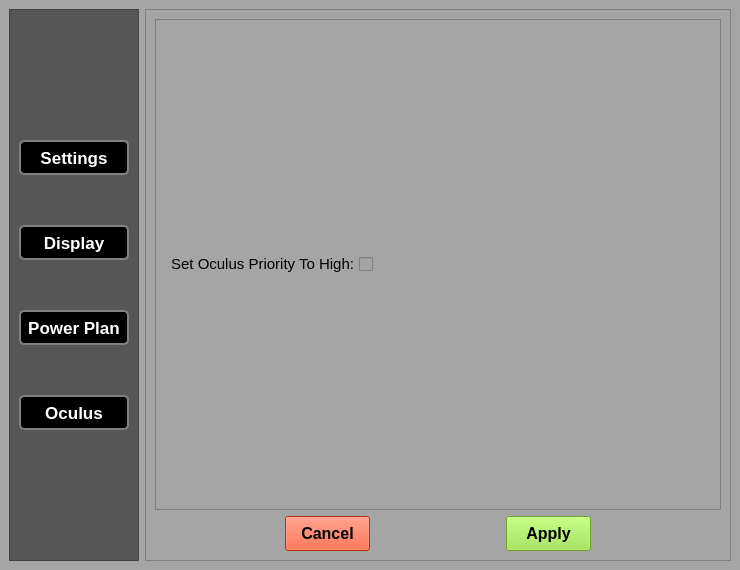
<?xml version="1.0" encoding="UTF-8"?>
<ui version="4.0">
 <class>MainWindow</class>
 <widget class="QMainWindow" name="MainWindow">
  <property name="geometry">
   <rect>
    <x>0</x>
    <y>0</y>
    <width>740</width>
    <height>570</height>
   </rect>
  </property>
  <property name="minimumSize">
   <size>
    <width>740</width>
    <height>570</height>
   </size>
  </property>
  <property name="maximumSize">
   <size>
    <width>740</width>
    <height>570</height>
   </size>
  </property>
  <property name="windowTitle">
   <string>Settings</string>
  </property>
  <property name="styleSheet">
   <string notr="true">background-color: rgb(165, 165, 165);</string>
  </property>
  <widget class="QWidget" name="centralwidget">
   <layout class="QGridLayout" name="gridLayout">
    <item row="0" column="1">
     <widget class="QFrame" name="frame">
      <property name="sizePolicy">
       <sizepolicy hsizetype="Expanding" vsizetype="Expanding">
        <horstretch>0</horstretch>
        <verstretch>0</verstretch>
       </sizepolicy>
      </property>
      <property name="frameShape">
       <enum>QFrame::StyledPanel</enum>
      </property>
      <property name="frameShadow">
       <enum>QFrame::Raised</enum>
      </property>
      <layout class="QGridLayout" name="gridLayout_2">
       <item row="1" column="1">
        <layout class="QHBoxLayout" name="horizontalLayout">
         <item>
          <widget class="QPushButton" name="cancelBtn">
           <property name="minimumSize">
            <size>
             <width>85</width>
             <height>35</height>
            </size>
           </property>
           <property name="maximumSize">
            <size>
             <width>85</width>
             <height>35</height>
            </size>
           </property>
           <property name="styleSheet">
            <string notr="true">background-color: rgb(255, 66, 19);
font-size:16px;
font-weight:600</string>
           </property>
           <property name="text">
            <string>Cancel</string>
           </property>
          </widget>
         </item>
         <item>
          <widget class="QPushButton" name="applyBtn">
           <property name="minimumSize">
            <size>
             <width>85</width>
             <height>35</height>
            </size>
           </property>
           <property name="maximumSize">
            <size>
             <width>85</width>
             <height>35</height>
            </size>
           </property>
           <property name="styleSheet">
            <string notr="true">background-color:rgb(150, 230, 60);
font-size:16px;
font-weight:600</string>
           </property>
           <property name="text">
            <string>Apply</string>
           </property>
          </widget>
         </item>
        </layout>
       </item>
       <item row="0" column="1">
        <widget class="QFrame" name="frame_2">
         <property name="sizePolicy">
          <sizepolicy hsizetype="Expanding" vsizetype="Expanding">
           <horstretch>0</horstretch>
           <verstretch>0</verstretch>
          </sizepolicy>
         </property>
         <property name="frameShape">
          <enum>QFrame::StyledPanel</enum>
         </property>
         <property name="frameShadow">
          <enum>QFrame::Raised</enum>
         </property>
         <layout class="QGridLayout" name="gridLayout_4">
          <item row="1" column="1">
           <spacer name="horizontalSpacer">
            <property name="orientation">
             <enum>Qt::Horizontal</enum>
            </property>
            <property name="sizeHint" stdset="0">
             <size>
              <width>40</width>
              <height>20</height>
             </size>
            </property>
           </spacer>
          </item>
          <item row="1" column="0">
           <widget class="QCheckBox" name="oculusPriorityCheckbox">
            <property name="sizePolicy">
             <sizepolicy hsizetype="Fixed" vsizetype="Fixed">
              <horstretch>0</horstretch>
              <verstretch>0</verstretch>
             </sizepolicy>
            </property>
            <property name="minimumSize">
             <size>
              <width>0</width>
              <height>0</height>
             </size>
            </property>
            <property name="baseSize">
             <size>
              <width>0</width>
              <height>0</height>
             </size>
            </property>
            <property name="font">
             <font>
              <pointsize>11</pointsize>
             </font>
            </property>
            <property name="layoutDirection">
             <enum>Qt::RightToLeft</enum>
            </property>
            <property name="text">
             <string>Set Oculus Priority To High:</string>
            </property>
            <property name="iconSize">
             <size>
              <width>64</width>
              <height>64</height>
             </size>
            </property>
           </widget>
          </item>
         </layout>
        </widget>
       </item>
      </layout>
     </widget>
    </item>
    <item row="0" column="0">
     <widget class="QScrollArea" name="scrollArea">
      <property name="sizePolicy">
       <sizepolicy hsizetype="Preferred" vsizetype="Expanding">
        <horstretch>0</horstretch>
        <verstretch>0</verstretch>
       </sizepolicy>
      </property>
      <property name="minimumSize">
       <size>
        <width>130</width>
        <height>0</height>
       </size>
      </property>
      <property name="styleSheet">
       <string notr="true">background-color: rgb(86, 86, 86);</string>
      </property>
      <property name="widgetResizable">
       <bool>true</bool>
      </property>
      <widget class="QWidget" name="scrollAreaWidgetContents">
       <property name="geometry">
        <rect>
         <x>0</x>
         <y>0</y>
         <width>128</width>
         <height>550</height>
        </rect>
       </property>
       <layout class="QVBoxLayout" name="verticalLayout_2">
        <item>
         <layout class="QVBoxLayout" name="verticalLayout">
          <property name="spacing">
           <number>50</number>
          </property>
          <item>
           <widget class="QPushButton" name="settingsBtn">
            <property name="minimumSize">
             <size>
              <width>0</width>
              <height>35</height>
             </size>
            </property>
            <property name="cursor">
             <cursorShape>PointingHandCursor</cursorShape>
            </property>
            <property name="styleSheet">
             <string notr="true">background-color: rgb(0, 0, 0);
color: rgb(255, 255, 255);
font-size:17px;
font-weight:800;
border: 2px solid grey;
border-radius: 5px;</string>
            </property>
            <property name="text">
             <string>Settings</string>
            </property>
           </widget>
          </item>
          <item>
           <widget class="QPushButton" name="displayBtn">
            <property name="sizePolicy">
             <sizepolicy hsizetype="Expanding" vsizetype="Fixed">
              <horstretch>0</horstretch>
              <verstretch>0</verstretch>
             </sizepolicy>
            </property>
            <property name="minimumSize">
             <size>
              <width>0</width>
              <height>35</height>
             </size>
            </property>
            <property name="font">
             <font>
              <pointsize>-1</pointsize>
              <weight>99</weight>
              <bold>true</bold>
             </font>
            </property>
            <property name="cursor">
             <cursorShape>PointingHandCursor</cursorShape>
            </property>
            <property name="styleSheet">
             <string notr="true">background-color: rgb(0, 0, 0);
color: rgb(255, 255, 255);
font-size:17px;
font-weight:800;
border: 2px solid grey;
border-radius: 5px;</string>
            </property>
            <property name="text">
             <string>Display</string>
            </property>
           </widget>
          </item>
          <item>
           <widget class="QPushButton" name="powerPlanBtn">
            <property name="minimumSize">
             <size>
              <width>0</width>
              <height>35</height>
             </size>
            </property>
            <property name="font">
             <font>
              <pointsize>-1</pointsize>
              <weight>99</weight>
              <bold>true</bold>
             </font>
            </property>
            <property name="cursor">
             <cursorShape>PointingHandCursor</cursorShape>
            </property>
            <property name="styleSheet">
             <string notr="true">background-color: rgb(0, 0, 0);
color: rgb(255, 255, 255);
font-size:17px;
font-weight:800;
border: 2px solid grey;
border-radius: 5px;</string>
            </property>
            <property name="text">
             <string>Power Plan</string>
            </property>
           </widget>
          </item>
          <item>
           <widget class="QPushButton" name="oculusBtn">
            <property name="minimumSize">
             <size>
              <width>0</width>
              <height>35</height>
             </size>
            </property>
            <property name="font">
             <font>
              <pointsize>-1</pointsize>
              <weight>99</weight>
              <bold>true</bold>
             </font>
            </property>
            <property name="cursor">
             <cursorShape>PointingHandCursor</cursorShape>
            </property>
            <property name="styleSheet">
             <string notr="true">background-color: rgb(0, 0, 0);
color: rgb(255, 255, 255);
font-size:17px;
font-weight:800;
border: 2px solid grey;
border-radius: 5px;</string>
            </property>
            <property name="text">
             <string>Oculus</string>
            </property>
           </widget>
          </item>
         </layout>
        </item>
       </layout>
      </widget>
     </widget>
    </item>
   </layout>
  </widget>
 </widget>
 <resources/>
 <connections/>
</ui>
